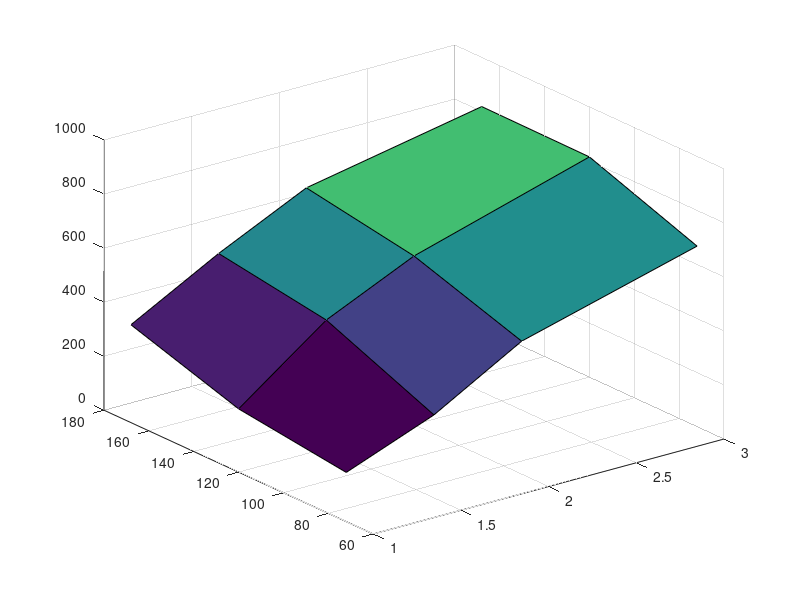

Write MATLAB code to recreate this figure.
%per 1043 record
% x = [1 1.5 2 3];
% y = [72, 120, 168];
% z = [
%     7	7	7	9;
%     7	7	8	13;
%     7	7	10	20];
% 
% surf(x,y,z)

%per 2235
% x = [1 1.5 2 3];
% y = [72, 120, 168];
% z = [
%     30	33	43	81
%     30	42	81	105
%     32	50	87	117];
% 
% surf(x,y,z)

%per 3129
% x = [1 1.5 2 3];
% y = [72, 120, 168];
% z = [
%     60	74	115	204
%     71	116	181	247
%     85	158	198	267];
% 
% surf(x,y,z)

%per 5216
x = [1 1.5 2 3];
y = [72, 120, 168];
z = [
    182	307	492	668
    234	475	624	815
    362	538	693	818];

surf(x,y,z)